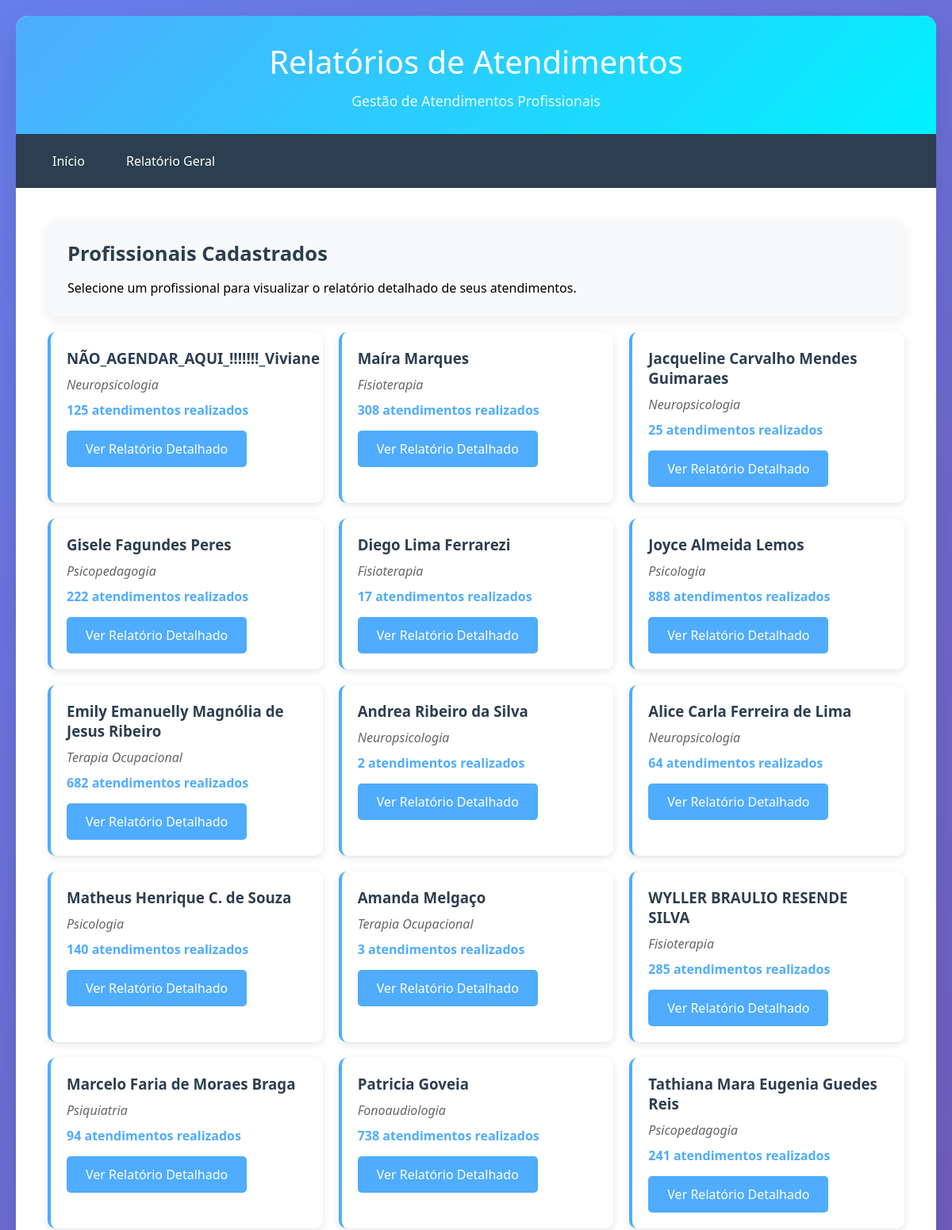
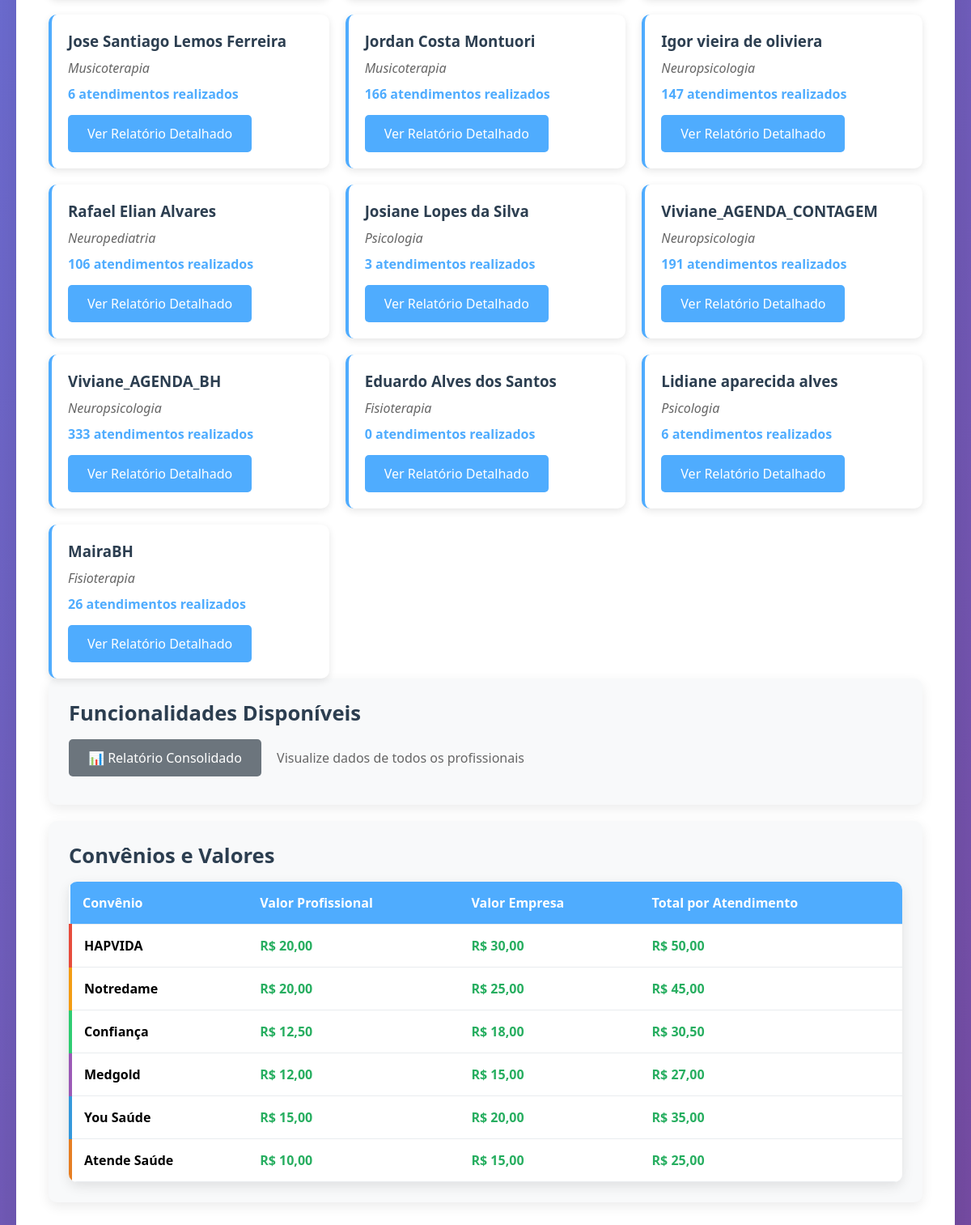
The page / on the database its author committed (2 pictures, top to bottom).
### tables this page shows
CREATE TABLE agenda_nao_agendar_aqui___viviane (
        id INTEGER PRIMARY KEY AUTOINCREMENT,
        data TEXT,
    hora TEXT,
    paciente TEXT,
    profissional TEXT,
    especialidade TEXT,
    convenio TEXT,
    plano TEXT,
    autorizacao TEXT,
    vempresa TEXT,
    vprofissional TEXT,
    presenca TEXT
    );

CREATE TABLE agenda_maira_marques (
        id INTEGER PRIMARY KEY AUTOINCREMENT,
        data TEXT,
    hora TEXT,
    paciente TEXT,
    profissional TEXT,
    especialidade TEXT,
    convenio TEXT,
    plano TEXT,
    autorizacao TEXT,
    vempresa TEXT,
    vprofissional TEXT,
    presenca TEXT
    );

CREATE TABLE agenda_jacqueline_carvalho_mendes_guimaraes (
        id INTEGER PRIMARY KEY AUTOINCREMENT,
        data TEXT,
    hora TEXT,
    paciente TEXT,
    profissional TEXT,
    especialidade TEXT,
    convenio TEXT,
    plano TEXT,
    autorizacao TEXT,
    vempresa TEXT,
    vprofissional TEXT,
    presenca TEXT
    );

CREATE TABLE agenda_gisele_fagundes_peres (
        id INTEGER PRIMARY KEY AUTOINCREMENT,
        data TEXT,
    hora TEXT,
    paciente TEXT,
    profissional TEXT,
    especialidade TEXT,
    convenio TEXT,
    plano TEXT,
    autorizacao TEXT,
    vempresa TEXT,
    vprofissional TEXT,
    presenca TEXT
    );

CREATE TABLE agenda_diego_lima_ferrarezi (
        id INTEGER PRIMARY KEY AUTOINCREMENT,
        data TEXT,
    hora TEXT,
    paciente TEXT,
    profissional TEXT,
    especialidade TEXT,
    convenio TEXT,
    plano TEXT,
    autorizacao TEXT,
    vempresa TEXT,
    vprofissional TEXT,
    presenca TEXT
    );

CREATE TABLE agenda_joyce_almeida_lemos (
        id INTEGER PRIMARY KEY AUTOINCREMENT,
        data TEXT,
    hora TEXT,
    paciente TEXT,
    profissional TEXT,
    especialidade TEXT,
    convenio TEXT,
    plano TEXT,
    autorizacao TEXT,
    vempresa TEXT,
    vprofissional TEXT,
    presenca TEXT
    );

CREATE TABLE agenda_andrea_ribeiro_da_silva (
        id INTEGER PRIMARY KEY AUTOINCREMENT,
        data TEXT,
    hora TEXT,
    paciente TEXT,
    profissional TEXT,
    especialidade TEXT,
    convenio TEXT,
    plano TEXT,
    autorizacao TEXT,
    vempresa TEXT,
    vprofissional TEXT,
    presenca TEXT
    );

CREATE TABLE agenda_alice_carla_ferreira_de_lima (
        id INTEGER PRIMARY KEY AUTOINCREMENT,
        data TEXT,
    hora TEXT,
    paciente TEXT,
    profissional TEXT,
    especialidade TEXT,
    convenio TEXT,
    plano TEXT,
    autorizacao TEXT,
    vempresa TEXT,
    vprofissional TEXT,
    presenca TEXT
    );

CREATE TABLE agenda_matheus_henrique_c_de_souza (
        id INTEGER PRIMARY KEY AUTOINCREMENT,
        data TEXT,
    hora TEXT,
    paciente TEXT,
    profissional TEXT,
    especialidade TEXT,
    convenio TEXT,
    plano TEXT,
    autorizacao TEXT,
    vempresa TEXT,
    vprofissional TEXT,
    presenca TEXT
    );

CREATE TABLE agenda_amanda_melgaco (
        id INTEGER PRIMARY KEY AUTOINCREMENT,
        data TEXT,
    hora TEXT,
    paciente TEXT,
    profissional TEXT,
    especialidade TEXT,
    convenio TEXT,
    plano TEXT,
    autorizacao TEXT,
    vempresa TEXT,
    vprofissional TEXT,
    presenca TEXT
    );

CREATE TABLE agenda_wyller_braulio_resende_silva (
        id INTEGER PRIMARY KEY AUTOINCREMENT,
        data TEXT,
    hora TEXT,
    paciente TEXT,
    profissional TEXT,
    especialidade TEXT,
    convenio TEXT,
    plano TEXT,
    autorizacao TEXT,
    vempresa TEXT,
    vprofissional TEXT,
    presenca TEXT
    );

CREATE TABLE agenda_marcelo_faria_de_moraes_braga (
        id INTEGER PRIMARY KEY AUTOINCREMENT,
        data TEXT,
    hora TEXT,
    paciente TEXT,
    profissional TEXT,
    especialidade TEXT,
    convenio TEXT,
    plano TEXT,
    autorizacao TEXT,
    vempresa TEXT,
    vprofissional TEXT,
    presenca TEXT
    );

CREATE TABLE agenda_jose_santiago_lemos_ferreira (
        id INTEGER PRIMARY KEY AUTOINCREMENT,
        data TEXT,
    hora TEXT,
    paciente TEXT,
    profissional TEXT,
    especialidade TEXT,
    convenio TEXT,
    plano TEXT,
    autorizacao TEXT,
    vempresa TEXT,
    vprofissional TEXT,
    presenca TEXT
    );

### app.py (the view)
@app.route('/')
def index():
    tabelas = get_tables()
    profissionais = []
    for tabela in tabelas:
        relatorio = get_report_data(tabela)
        if relatorio:
            profissionais.append({
                'tabela': tabela,
                'nome': relatorio['profissional'],
                'especialidade': relatorio['especialidade'],
                'total_atendimentos': relatorio['total_atendimentos']
            })
    return render_template('index.html', profissionais=profissionais)

### app.py (called while the page is built)
def get_tables():
    if not os.path.exists(DATABASE):
        return []
    conn = sqlite3.connect(DATABASE)
    cursor = conn.cursor()
    cursor.execute("SELECT name FROM sqlite_master WHERE type='table' AND name LIKE 'agenda_%'")
    tables = [row[0] for row in cursor.fetchall()]
    conn.close()
    return tables

### templates/index.html (shortened to what this page needs)
{% extends "base.html" %}
{% block header %}Relatórios de Atendimentos{% endblock %}
{% block content %}
<div class="card">
    <h2>Profissionais Cadastrados</h2>
    <p>Selecione um profissional para visualizar o relatório detalhado de seus atendimentos.</p>
</div>
{% if profissionais %}
<div class="professional-grid">
    {% for profissional in profissionais %}
    <div class="professional-card">
        <h3>{{ profissional.nome }}</h3>
        <div class="specialty">{{ profissional.especialidade }}</div>
        <div class="stats-mini">{{ profissional.total_atendimentos }} atendimentos realizados</div>
        <div style="margin-top: 15px;">
            <a href="/relatorio/{{ profissional.tabela }}" class="btn">Ver Relatório Detalhado</a>
        </div>
    </div>
    {% endfor %}
</div>
{% else %}
<div class="card">
    <h2>Nenhum Profissional Encontrado</h2>
    <p>Não foi possível encontrar dados de profissionais no banco de dados.</p>
    <p>Verifique se o arquivo do banco de dados está presente em: <code>data/agenda_profissionais.db</code></p>
</div>
{% endif %}
<div class="card">
    <h2>Funcionalidades Disponíveis</h2>
    <ul style="list-style: none; padding: 0;">
        <li style="margin-bottom: 10px;">
            <a href="/relatorio/todos" class="btn btn-secondary">📊 Relatório Consolidado</a>
            <span style="margin-left: 15px; color: #666;">Visualize dados de todos os profissionais</span>
        </li>
    </ul>
</div>
<div class="card">
    <h2>Convênios e Valores</h2>
    <div class="table-container">
        <table>
            <thead>
                <tr>
                    <th>Convênio</th>
                    <th>Valor Profissional</th>
                    <th>Valor Empresa</th>
                    <th>Total por Atendimento</th>
                </tr>
            </thead>
            <tbody>
                <tr class="convenio-hapvida">
                    <td><strong>HAPVIDA</strong></td>
                    <td class="currency">R$ 20,00</td>
                    <td class="currency">R$ 30,00</td>
                    <td class="currency">R$ 50,00</td>
                </tr>
                <tr class="convenio-notredame">
                    <td><strong>Notredame</strong></td>
                    <td class="currency">R$ 20,00</td>
                    <td class="currency">R$ 25,00</td>
                    <td class="currency">R$ 45,00</td>
                </tr>
                <tr class="convenio-confianca">
                    <td><strong>Confiança</strong></td>
                    <td class="currency">R$ 12,50</td>
                    <td class="currency">R$ 18,00</td>
                    <td class="currency">R$ 30,50</td>
                </tr>
                <tr class="convenio-medgold">
                    <td><strong>Medgold</strong></td>
                    <td class="currency">R$ 12,00</td>
                    <td class="currency">R$ 15,00</td>
                    <td class="currency">R$ 27,00</td>
                </tr>
                <tr class="convenio-you">
                    <td><strong>You Saúde</strong></td>
                    <td class="currency">R$ 15,00</td>
                    <td class="currency">R$ 20,00</td>
                    <td class="currency">R$ 35,00</td>
                </tr>
                <tr class="convenio-atende">
                    <td><strong>Atende Saúde</strong></td>
                    <td class="currency">R$ 10,00</td>
                    <td class="currency">R$ 15,00</td>
                    <td class="currency">R$ 25,00</td>
                </tr>
            </tbody>
        </table>
    </div>
</div>
{% endblock %}

### templates/base.html (shortened to what this page needs)
<!DOCTYPE html>
<html lang="pt-BR">
<head>
</head>
<body>
    <div class="container">
        <div class="header">
            <h1>{% block header %}Sistema de Relatórios{% endblock %}</h1>
            <p>Gestão de Atendimentos Profissionais</p>
        </div>
        <div class="nav">
            <div class="nav-links">
                <a href="/">Início</a>
                <a href="/relatorio/todos">Relatório Geral</a>
            </div>
        </div>
        <div class="content">
            {% block content %}{% endblock %}
        </div>
    </div>
</body>
</html>

### templates/base.html (style rules this page uses)
* { margin: 0; padding: 0; box-sizing: border-box; }
body { font-family: 'Segoe UI', Tahoma, Geneva, Verdana, sans-serif; background: linear-gradient(135deg, #667eea 0%, #764ba2 100%); min-height: 100vh; padding: 20px; }
.container { max-width: 1400px; margin: 0 auto; background: white; border-radius: 15px; box-shadow: 0 20px 40px rgba(0, 0, 0, 0.1); overflow: hidden; }
.header { background: linear-gradient(135deg, #4facfe 0%, #00f2fe 100%); padding: 30px; text-align: center; color: white; }
.header h1 { font-size: 2.5em; margin-bottom: 10px; font-weight: 300; }
.header p { font-size: 1.1em; opacity: 0.9; }
.nav { background: #2c3e50; padding: 15px 30px; display: flex; justify-content: space-between; align-items: center; flex-wrap: wrap; }
.nav-links { display: flex; gap: 20px; flex-wrap: wrap; }
.nav a { color: white; text-decoration: none; padding: 8px 16px; border-radius: 5px; transition: all 0.3s ease; }
.content { padding: 40px; }
.card { background: #f8f9fa; border-radius: 10px; padding: 25px; margin-bottom: 20px; box-shadow: 0 5px 15px rgba(0, 0, 0, 0.08); transition: all 0.3s ease; }
.card h2 { color: #2c3e50; margin-bottom: 15px; font-size: 1.6em; }
.professional-grid { display: grid; grid-template-columns: repeat(auto-fit, minmax(300px, 1fr)); gap: 20px; }
.professional-card { background: white; padding: 20px; border-radius: 10px; box-shadow: 0 3px 10px rgba(0, 0, 0, 0.1); border-left: 4px solid #4facfe; transition: all 0.3s ease; }
.professional-card h3 { color: #2c3e50; margin-bottom: 10px; }
.professional-card .specialty { color: #666; font-style: italic; margin-bottom: 10px; }
.professional-card .stats-mini { color: #4facfe; font-weight: bold; margin-bottom: 15px; }
.table-container { overflow-x: auto; border-radius: 10px; box-shadow: 0 5px 15px rgba(0, 0, 0, 0.1); }
table { width: 100%; border-collapse: collapse; background: white; }
th, td { padding: 15px; text-align: left; border-bottom: 1px solid #e9ecef; }
th { background: #4facfe; color: white; font-weight: 600; }
.btn { display: inline-block; padding: 12px 24px; background: #4facfe; color: white; text-decoration: none; border-radius: 5px; transition: all 0.3s ease; border: none; cursor: pointer; font-size: 1em; }
.btn-secondary { background: #6c757d; }
.convenio-hapvida { border-left: 4px solid #e74c3c; }
.convenio-notredame { border-left: 4px solid #f39c12; }
.convenio-confianca { border-left: 4px solid #2ecc71; }
.convenio-medgold { border-left: 4px solid #9b59b6; }
.convenio-you { border-left: 4px solid #3498db; }
.convenio-atende { border-left: 4px solid #e67e22; }
.currency { color: #27ae60; font-weight: bold; }

### rows shown on the page
agenda_nao_agendar_aqui___viviane: nome "NÃO_AGENDAR_AQUI_!!!!!!!_Viviane", especialidade "Neuropsicologia", total_atendimentos "125"
agenda_maira_marques: nome "Maíra Marques", especialidade "Fisioterapia", total_atendimentos "308"
agenda_jacqueline_carvalho_mendes_guimaraes: nome "Jacqueline Carvalho Mendes Guimaraes", especialidade "Neuropsicologia", total_atendimentos "25"
agenda_gisele_fagundes_peres: nome "Gisele Fagundes Peres", especialidade "Psicopedagogia", total_atendimentos "222"
agenda_diego_lima_ferrarezi: nome "Diego Lima Ferrarezi", especialidade "Fisioterapia", total_atendimentos "17"
agenda_joyce_almeida_lemos: nome "Joyce Almeida Lemos", especialidade "Psicologia", total_atendimentos "888"
agenda_andrea_ribeiro_da_silva: nome "Andrea Ribeiro da Silva", especialidade "Neuropsicologia", total_atendimentos "2"
agenda_alice_carla_ferreira_de_lima: nome "Alice Carla Ferreira de Lima", especialidade "Neuropsicologia", total_atendimentos "64"
agenda_matheus_henrique_c_de_souza: nome "Matheus Henrique C. de Souza", especialidade "Psicologia", total_atendimentos "140"
agenda_amanda_melgaco: nome "Amanda Melgaço", especialidade "Terapia Ocupacional", total_atendimentos "3"
agenda_wyller_braulio_resende_silva: nome "WYLLER BRAULIO RESENDE SILVA", especialidade "Fisioterapia", total_atendimentos "285"
agenda_marcelo_faria_de_moraes_braga: nome "Marcelo Faria de Moraes Braga", especialidade "Psiquiatria", total_atendimentos "94"
agenda_jose_santiago_lemos_ferreira: nome "Jose Santiago Lemos Ferreira", especialidade "Musicoterapia", total_atendimentos "6"

### other values the page prints
{{ profissional.nome }} "Emily Emanuelly Magnólia de Jesus Ribeiro" "Patricia Goveia" "Tathiana Mara Eugenia Guedes Reis" "Jordan Costa Montuori" "Igor vieira de oliviera" "Rafael Elian Alvares" "Josiane Lopes da Silva" "Viviane_AGENDA_CONTAGEM" "Viviane_AGENDA_BH" "Eduardo Alves dos Santos" "Lidiane aparecida alves" "MairaBH"
{{ profissional.especialidade }} "Terapia Ocupacional" "Fonoaudiologia" "Psicopedagogia" "Musicoterapia" "Neuropsicologia" "Neuropediatria" "Psicologia" "Neuropsicologia" "Neuropsicologia" "Fisioterapia" "Psicologia" "Fisioterapia"
{{ profissional.total_atendimentos }} "682" "738" "241" "166" "147" "106" "3" "191" "333" "0" "6" "26"
